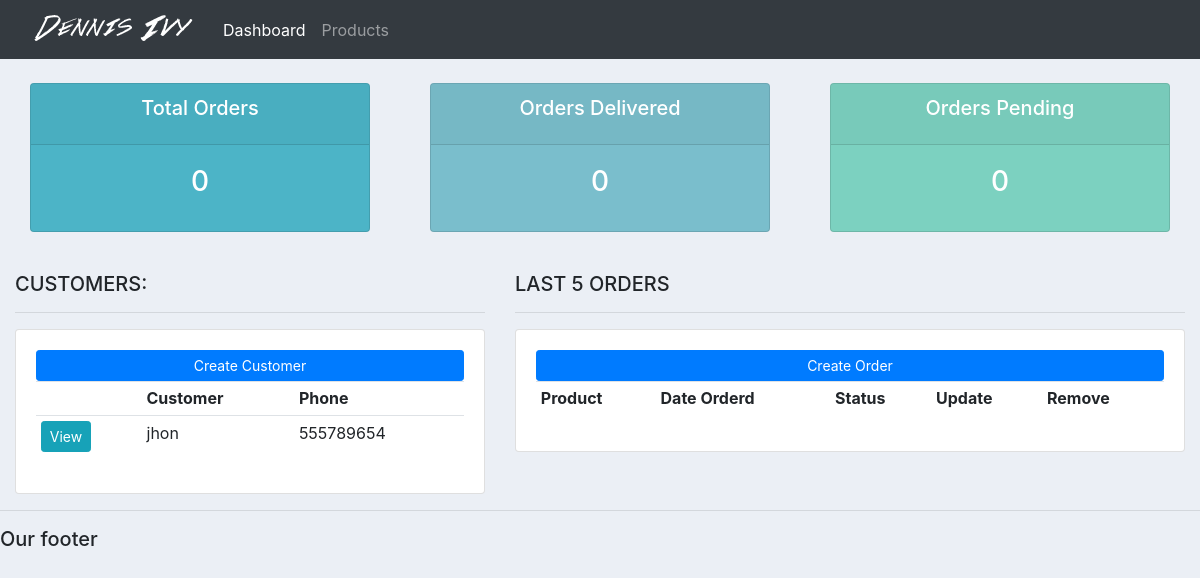
Before: / with the older database file.
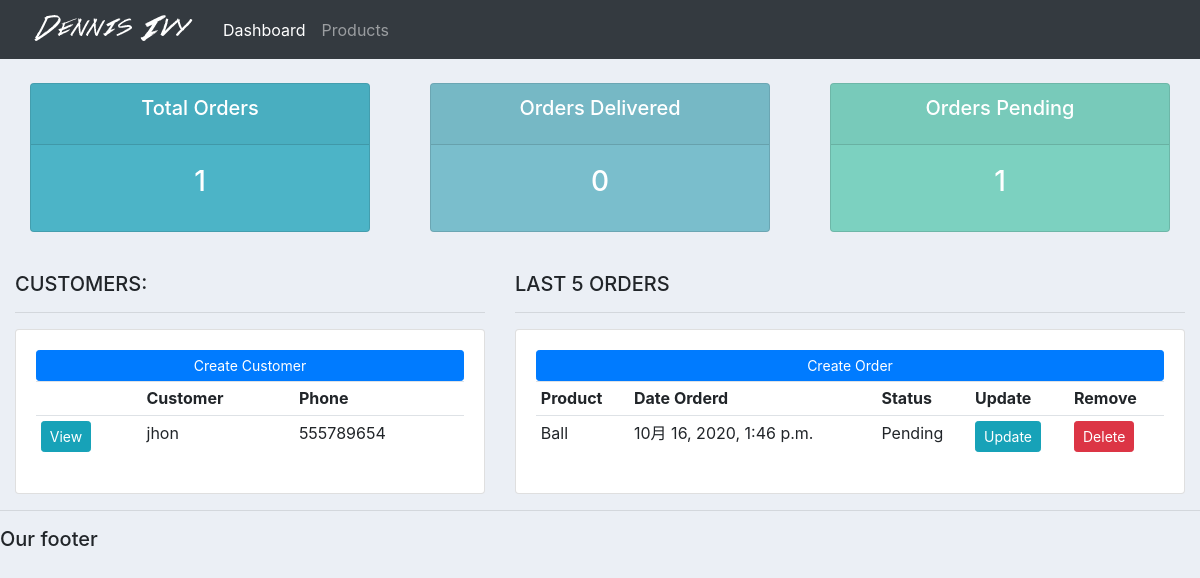
After: the same page with the newer database file.
### accounts/models.py (models this page shows, shortened)
class Customer(models.Model):
    name = models.CharField(max_length=200, null=True)
    phone = models.CharField(max_length=200, null=True)
    email = models.CharField(max_length=200, null=True)
    date_created = models.DateTimeField(auto_now_add=True, null=True)

class Order(models.Model):
    STATUS = (
        ('Pending', 'Pending'),
        ('Out for delivery', 'Out for delivery'),
        ('Delivered', 'Delivered'),
    )
    customer = models.ForeignKey(Customer, null=True, on_delete=models.SET_NULL)
    product = models.ForeignKey(Product, null=True, on_delete=models.SET_NULL)
    date_created = models.DateTimeField(auto_now_add=True, null=True)
    status = models.CharField(max_length=200, null=True, choices=STATUS)

class Product(models.Model):
    CATEGORY = (
        ('Indoor', 'Indoor'),
        ('Out Door', 'Out Door'),
    )
    name = models.CharField(max_length=200, null=True)
    price = models.FloatField(null=True)
    category = models.CharField(max_length=200, null=True, choices=CATEGORY)
    description = models.CharField(max_length=200, null=True, blank=True)
    date_created = models.DateTimeField(auto_now_add=True, null=True)
    tags = models.ManyToManyField(Tag)
    def __str__(self):
        return self.name

### accounts/views.py (the view)
# urls.py: path('', views.home, name='home'),
def home(request):
    orders = Order.objects.all()
    customers = Customer.objects.all()
    total_customers = customers.count()
    total_orders = orders.count()
    delivered = orders.filter(status='Delivered').count()
    pending = orders.filter(status='Pending').count()
    context = {'orders': orders, 'customers': customers,
               'total_orders': total_orders, 'delivered': delivered,
               'pending': pending}
    return render(request, 'accounts/dashboard.html', context)

### accounts/templates/accounts/dashboard.html
{%  extends 'accounts/main.html' %}
{% block content %}
{%  include 'accounts/status.html' %}
<br>
<div class="row">
	<div class="col-md-5">
		<h5>CUSTOMERS:</h5>
		<hr>
		<div class="card card-body">
			<a class="btn btn-primary  btn-sm btn-block" href="">Create Customer</a>
			<table class="table table-sm">
				<tr>
					<th></th>
					<th>Customer</th>
					<th>Phone</th>
				</tr>
				{% for customer in customers %}
					<tr>
						<td><a class="btn btn-sm btn-info" href="{% url 'customer' customer.id %}">View</a></td>
						<td>{{customer.name}}</td>
						<td>{{customer.phone}}</td>
					</tr>
				{% endfor %}
			</table>
		</div>
	</div>
	<div class="col-md-7">
		<h5>LAST 5 ORDERS</h5>
		<hr>
		<div class="card card-body">
			<a class="btn btn-primary  btn-sm btn-block" href="">Create Order</a>
			<table class="table table-sm">
				<tr>
					<th>Product</th>
					<th>Date Orderd</th>
					<th>Status</th>
					<th>Update</th>
					<th>Remove</th>
				</tr>
				{% for order in orders %}
					<tr>
						<td>{{order.product}}</td>
						<td>{{order.date_created}}</td>
						<td>{{order.status}}</td>
						<td><a class="btn btn-sm btn-info" href="">Update</a></td>
						<td><a class="btn btn-sm btn-danger"href="">Delete</a></td>
					</tr>
				{% endfor %}
			</table>
		</div>
	</div>
</div>
{% endblock %}

Changed rows visible on the page:
added Order: product "Ball", date_created "10月 16, 2020, 1:46 p.m.", status "Pending"
Other visible differences:
{{ total_orders }}: "0" → "1"
{{ pending }}: "0" → "1"
